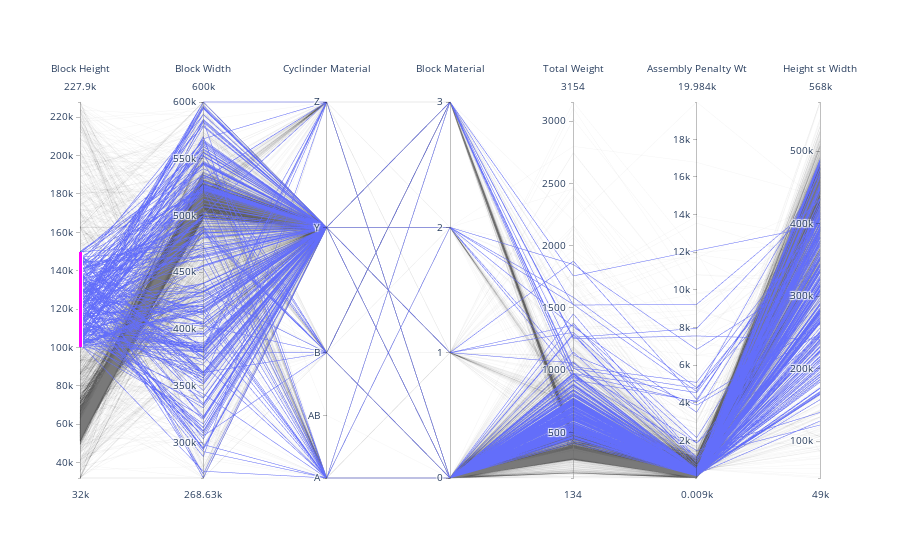

The notebook cell this image was saved under:
### Code cell
import pandas as pd
import plotly.graph_objects as go
df = pd.read_csv("https://raw.githubusercontent.com/bcdunbar/datasets/master/parcoords_data.csv")

fig = go.Figure(data=
    go.Parcoords(
        line = dict(
                   colorscale = 'Electric',
                   showscale = True,
                   cmin = -4000,
                   cmax = -100),
        dimensions = list([
            dict(
                 constraintrange = [100000,150000],
                 label = "Block Height", values = df['blockHeight']),
            dict(
                 label = 'Block Width', values = df['blockWidth']),
            dict(tickvals = [0,0.5,1,2,3],
                 ticktext = ['A','AB','B','Y','Z'],
                 label = 'Cyclinder Material', values = df['cycMaterial']),
            dict(
                 tickvals = [0,1,2,3],
                 label = 'Block Material', values = df['blockMaterial']),
            dict(
                 label = 'Total Weight', values = df['totalWeight']),
            dict(
                 label = 'Assembly Penalty Wt', values = df['assemblyPW']),
            dict(
                 label = 'Height st Width', values = df['HstW'])])
    )
)
fig.show()

### Figure 1 — Plotly figure (JSON) as saved in the notebook; plotly's stock layout.template omitted (floating-point values rounded to 4 significant figures; data arrays with more than 128 entries replaced by an {"elided": "..."} marker saying what was removed)
{"data": [{"dimensions": [{"constraintrange": [100000, 150000], "label": "Block Height", "values": {"elided": "2577 int values"}}, {"label": "Block Width", "values": {"elided": "2577 int values"}}, {"label": "Cyclinder Material", "ticktext": ["A", "AB", "B", "Y", "Z"], "tickvals": [0, 0.5, 1, 2, 3], "values": {"elided": "2577 float values"}}, {"label": "Block Material", "tickvals": [0, 1, 2, 3], "values": {"elided": "2577 int values"}}, {"label": "Total Weight", "values": {"elided": "2577 int values"}}, {"label": "Assembly Penalty Wt", "values": {"elided": "2577 int values"}}, {"label": "Height st Width", "values": {"elided": "2577 int values"}}], "line": {"cmax": -100, "cmin": -4000, "colorscale": [[0, "rgb(0,0,0)"], [0.2, "rgb(30,0,100)"], [0.4, "rgb(120,0,100)"], [0.6, "rgb(160,90,0)"], [0.8, "rgb(230,200,0)"], [1, "rgb(255,250,220)"]], "showscale": true}, "type": "parcoords"}], "layout": {}}
